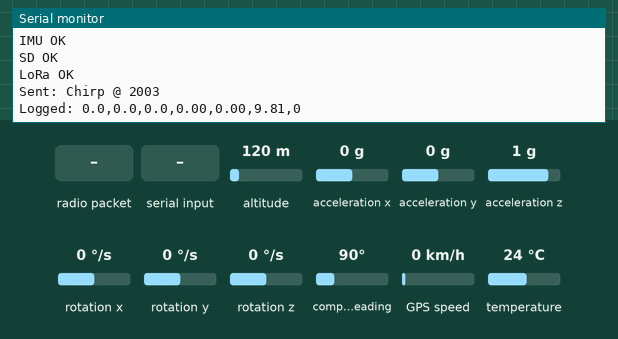
Recording of a sketch running on a simulated ESP32. On the bench: the last lines printed to the serial monitor. The test bench sets the inputs (shaded band); at power-on: altitude 120 m, acceleration x 0 g, acceleration y 0 g, acceleration z 1 g, rotation x 0 °/s, rotation y 0 °/s, rotation z 0 °/s, compass heading 90°, GPS speed 0 km/h, temperature 24 °C. Storage starts empty; the GPS gets a fix after 3 s at 37.7749, -122.4194 with 8 satellites; no radio packets arrive unless stated.

Above: at 2.2 s.
2.3 s: radio packet "1" arrives
At 3.1 s:
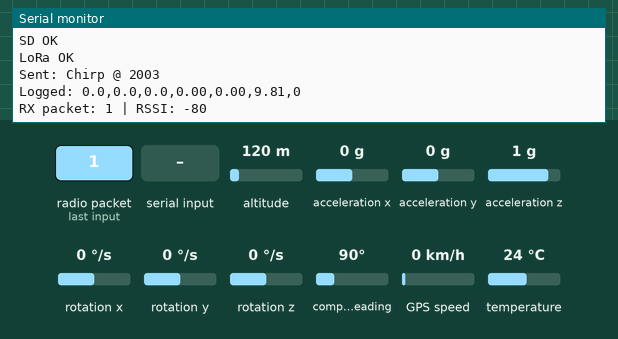
5.5 s: altitude set to 20 m
At 6.8 s:
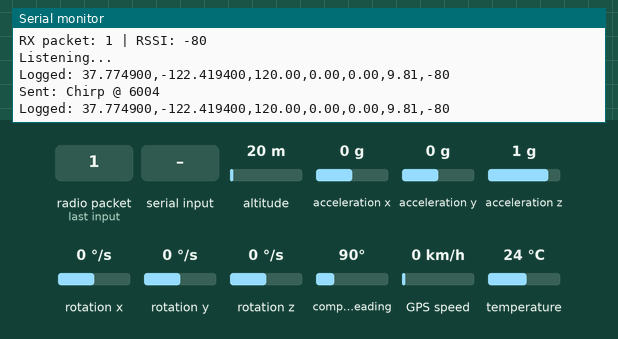
7.0 s: "1" received over the second serial link
8.5 s: acceleration x set to -1.4 g
At 9.0 s:
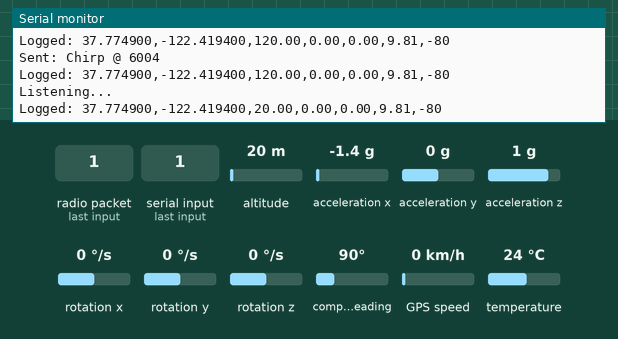
10.0 s: acceleration y set to -1.4 g
At 10.5 s:
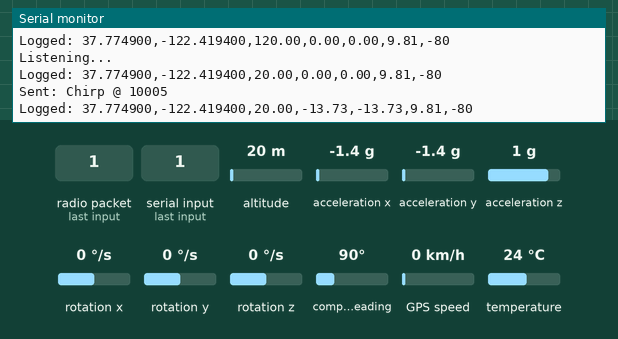
11.5 s: radio packet "0" arrives
At 11.9 s:
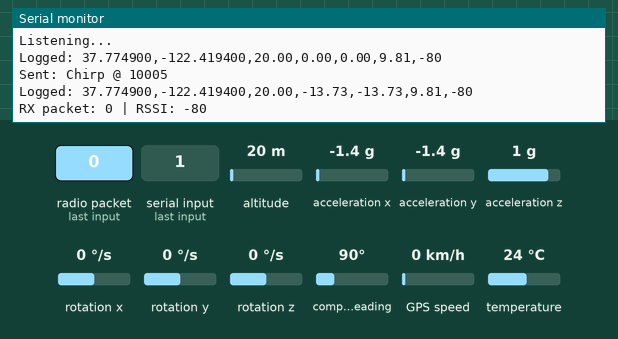
Timing chart, 0 to 14.0 s (numbered marks = the images above; inputs shaded):
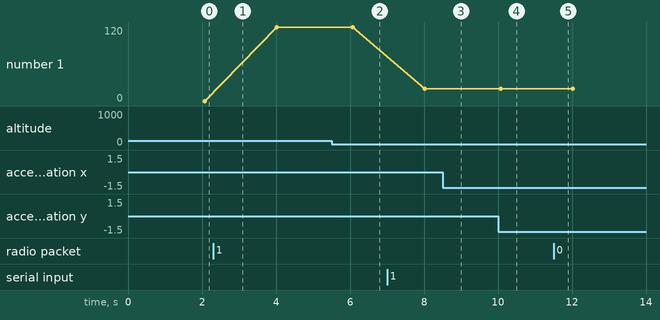

Measured:
- after the input at 2.3 s, the serial monitor: prints a new line at once (image 1)
- after the input at 10.0 s, the serial monitor: prints a new line after 0.08 s (image 4)
- after the input at 11.5 s, the serial monitor: prints a new line at once (image 5)

The sketch:

firmware.ino
```cpp
#include <TinyGPSPlus.h>
#include <HardwareSerial.h>
#include <Adafruit_MPU6050.h>
#include <Adafruit_Sensor.h>
#include <LoRa.h>
#include <SPI.h>
#include <SD.h>

// gps
#define GPS_RX 16
#define GPS_TX 17
TinyGPSPlus gps;
HardwareSerial gpsSerial(1);

//mpu
Adafruit_MPU6050 mpu;

//lora
#define LORA_CS   5
#define LORA_RST  27
#define LORA_IRQ  2

// sd card
#define SD_CS     4
#define SD_MOSI   13
#define SD_MISO   25
#define SD_SCK    14

SPIClass hspi(HSPI);

const unsigned long INTERVAL = 2000;
unsigned long lastTime = 0;
bool isTransmitting = true;
int lastRSSI = 0; //if nothing received

void setup() {
  Serial.begin(115200);
  delay(1000);

  //gps init
  gpsSerial.begin(9600, SERIAL_8N1, GPS_RX, GPS_TX);
  Serial.println("GPS OK");

  //imu init
  if (!mpu.begin()) {
    Serial.println("MPU6050 not found!");
    while (1);
  }
  Serial.println("IMU OK");

  // sd init
  hspi.begin(SD_SCK, SD_MISO, SD_MOSI, SD_CS);
  if (!SD.begin(SD_CS, hspi)) {
    Serial.println("SD init failed!");
    while (1);
  }
  Serial.println("SD OK");

  // lora init
  LoRa.setPins(LORA_CS, LORA_RST, LORA_IRQ);
  if (!LoRa.begin(915.2E6)) {
    Serial.println("LoRa init failed!");
    while (1);
  }
  LoRa.setTxPower(20);
  Serial.println("LoRa OK");
}

void loop() {
  // gps data
  while (gpsSerial.available()) {
    gps.encode(gpsSerial.read());
  }

  //lora parser -> returns rssi
  int packetSize = LoRa.parsePacket();
  if (packetSize) {
    String incoming = "";
    while (LoRa.available()) {
      incoming += (char)LoRa.read();
    }
    lastRSSI = LoRa.packetRssi();
    Serial.print("RX packet: ");
    Serial.print(incoming);
    Serial.print(" | RSSI: ");
    Serial.println(lastRSSI);
  }

  // log every 2 sec
  if (millis() - lastTime >= INTERVAL) {
    lastTime = millis();

    // gps values
    String lat = gps.location.isValid() ? String(gps.location.lat(), 6) : "0.0";
    String lon = gps.location.isValid() ? String(gps.location.lng(), 6) : "0.0";
    String alt = gps.altitude.isValid() ? String(gps.altitude.meters()) : "0.0";

    // imu values
    sensors_event_t a, g, temp;
    mpu.getEvent(&a, &g, &temp);
    String ax = String(a.acceleration.x, 2);
    String ay = String(a.acceleration.y, 2);
    String az = String(a.acceleration.z, 2);

    // lora switcher (transmitter/receiver)
    if (isTransmitting) {
      String message = "Chirp @ " + String(millis());
      LoRa.beginPacket();
      LoRa.print(message);
      LoRa.endPacket();
      Serial.println("Sent: " + message);
      // No RSSI this cycle
    } else {
      Serial.println("Listening...");
    }
    isTransmitting = !isTransmitting;  // switch mode

    // log all to sd card csv
    File logFile = SD.open("/log.csv", FILE_APPEND);
    if (logFile) {
      String row = lat + "," + lon + "," + alt + ",";
      row += ax + "," + ay + "," + az + ",";
      row += String(lastRSSI);  // lastRSSI gets updated on receive
      logFile.println(row);
      logFile.close();
      Serial.println("Logged: " + row);
    } else {
      Serial.println("SD write failed.");
    }
  }
}
```

gps.ino
```cpp
/* #include <TinyGPSPlus.h>

#define GPS_RX 16
#define GPS_TX 17

TinyGPSPlus gps;
HardwareSerial gpsSerial(1);

const unsigned long gpsInterval = 2000;
unsigned long lastGPSTime = 0;

void setup() {
  Serial.begin(115200);
  gpsSerial.begin(9600, SERIAL_8N1, GPS_RX, GPS_TX);
  Serial.println("GPS initialized");
}

void loop() {
  while (gpsSerial.available()) {
    gps.encode(gpsSerial.read());
  }

  // logging - add sd later
  if (millis() - lastGPSTime >= gpsInterval) {
    lastGPSTime = millis();

    if (gps.location.isValid()) {
      Serial.print("Lat: ");
      Serial.print(gps.location.lat(), 6);
      Serial.print("  Lng: ");
      Serial.print(gps.location.lng(), 6);
      Serial.print("  Alt: ");
      Serial.print(gps.altitude.meters());
      Serial.print(" m  Sats: ");
      Serial.print(gps.satellites.value());
      Serial.print("  HDOP: ");
      Serial.println(gps.hdop.hdop());
    } else {
      Serial.println("Can't find satellites");
    }
  }
}

*/
```

lora.ino
```cpp
// uses VSPI on esp32, sd card on HSPI
/*
#include <SPI.h>
#include <LoRa.h>

#define LORA_CS   5
#define LORA_RST  27
#define LORA_IRQ  2

const unsigned long switchInterval = 5000;
unsigned long lastSwitchTime = 0;
bool isTransmitting = true;

void setup() {
  Serial.begin(115200);
  delay(1000);

  // LoRa init
  LoRa.setPins(LORA_CS, LORA_RST, LORA_IRQ);
  if (!LoRa.begin(915.2E6)) {
    Serial.println("RFM95 init failed!");
    while (1);
  }

  Serial.println("RFM95 initialized.");
}

void loop() {
  unsigned long now = millis();

  int packetSize = LoRa.parsePacket();
  if (packetSize) {
    String incoming = "";
    while (LoRa.available()) {
      incoming += (char)LoRa.read();
    }
    int rssi = LoRa.packetRssi();
    Serial.print("Received: ");
    Serial.print(incoming);
    Serial.print(" | RSSI: ");
    Serial.println(rssi);
  }

  // Switch modes every interval
  if (now - lastSwitchTime >= switchInterval) {
    lastSwitchTime = now;

    if (isTransmitting) {
      String message = "Chirp @ " + String(now);
      LoRa.beginPacket();
      LoRa.print(message);
      LoRa.endPacket();
      Serial.println("Sent: " + message);
    } else {
      Serial.println("Listening for chirps...");
    }

    isTransmitting = !isTransmitting;
  }
}
*/
```

mpudata.ino
```cpp
/*

#include <Wire.h>
#include <Adafruit_MPU6050.h>
#include <Adafruit_Sensor.h>

Adafruit_MPU6050 mpu;

void setup() {
  Serial.begin(115200);
  while(!Serial) {
    delay(10);
  }

  if (!mpu.begin()) {
    Serial.println("MPU6050 not found!");
    while (1) delay(10);
  }

  Serial.println("MPU6050 found.");
  mpu.setAccelerometerRange(MPU6050_RANGE_8_G);
  mpu.setGyroRange(MPU6050_RANGE_500_DEG);
  mpu.setFilterBandwidth(MPU6050_BAND_21_HZ);
  delay(100);

}

void loop() {
  sensors_event_t a, g, temp;
  mpu.getEvent(&a, &g, &temp);

  // add sd card log later

  Serial.print("Accel (m/s^2): ");
  Serial.print(a.acceleration.x); Serial.print(", ");
  Serial.print(a.acceleration.y); Serial.print(", ");
  Serial.print(a.acceleration.z); Serial.print(" | ");

  Serial.print("Gyro (deg/s): ");
  Serial.print(g.gyro.x); Serial.print(", ");
  Serial.print(g.gyro.y); Serial.print(", ");
  Serial.print(g.gyro.z); Serial.print(" | ");

  Serial.print("Temp (°C): ");
  Serial.println(temp.temperature);

  delay(200);
}
*/
```
